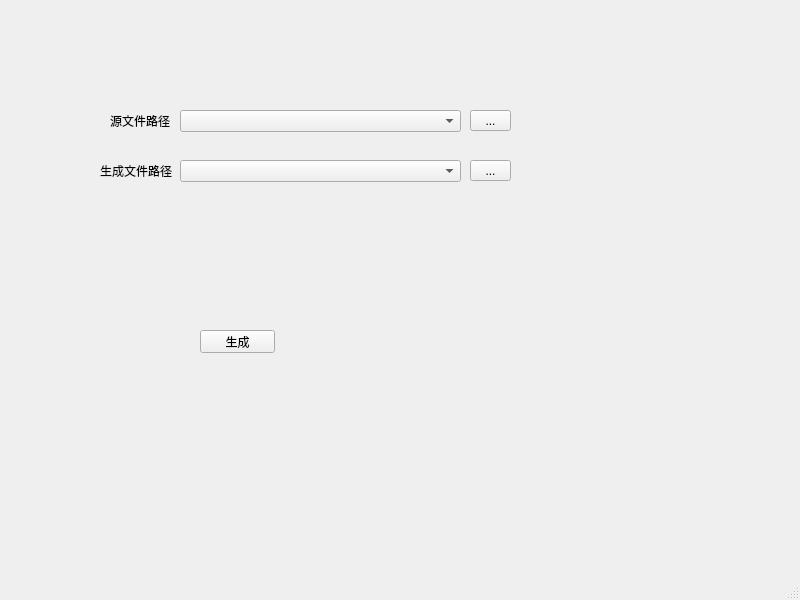
<?xml version="1.0" encoding="UTF-8"?>
<ui version="4.0">
 <class>MainWindow</class>
 <widget class="QMainWindow" name="MainWindow">
  <property name="geometry">
   <rect>
    <x>0</x>
    <y>0</y>
    <width>800</width>
    <height>600</height>
   </rect>
  </property>
  <property name="windowTitle">
   <string>MainWindow</string>
  </property>
  <widget class="QWidget" name="centralwidget">
   <widget class="QPushButton" name="pushButton">
    <property name="geometry">
     <rect>
      <x>200</x>
      <y>330</y>
      <width>75</width>
      <height>23</height>
     </rect>
    </property>
    <property name="text">
     <string>生成</string>
    </property>
   </widget>
   <widget class="QLabel" name="label">
    <property name="geometry">
     <rect>
      <x>110</x>
      <y>110</y>
      <width>71</width>
      <height>21</height>
     </rect>
    </property>
    <property name="text">
     <string>源文件路径</string>
    </property>
   </widget>
   <widget class="QComboBox" name="comboBox">
    <property name="geometry">
     <rect>
      <x>180</x>
      <y>110</y>
      <width>281</width>
      <height>22</height>
     </rect>
    </property>
   </widget>
   <widget class="QToolButton" name="toolButton">
    <property name="geometry">
     <rect>
      <x>470</x>
      <y>110</y>
      <width>41</width>
      <height>21</height>
     </rect>
    </property>
    <property name="text">
     <string>...</string>
    </property>
   </widget>
   <widget class="QLabel" name="label_2">
    <property name="geometry">
     <rect>
      <x>100</x>
      <y>160</y>
      <width>81</width>
      <height>21</height>
     </rect>
    </property>
    <property name="text">
     <string>生成文件路径</string>
    </property>
   </widget>
   <widget class="QToolButton" name="toolButton_2">
    <property name="geometry">
     <rect>
      <x>470</x>
      <y>160</y>
      <width>41</width>
      <height>21</height>
     </rect>
    </property>
    <property name="text">
     <string>...</string>
    </property>
   </widget>
   <widget class="QComboBox" name="comboBox_2">
    <property name="geometry">
     <rect>
      <x>180</x>
      <y>160</y>
      <width>281</width>
      <height>22</height>
     </rect>
    </property>
   </widget>
  </widget>
  <widget class="QMenuBar" name="menubar">
   <property name="geometry">
    <rect>
     <x>0</x>
     <y>0</y>
     <width>800</width>
     <height>22</height>
    </rect>
   </property>
  </widget>
  <widget class="QStatusBar" name="statusbar"/>
 </widget>
 <resources/>
 <connections/>
</ui>
